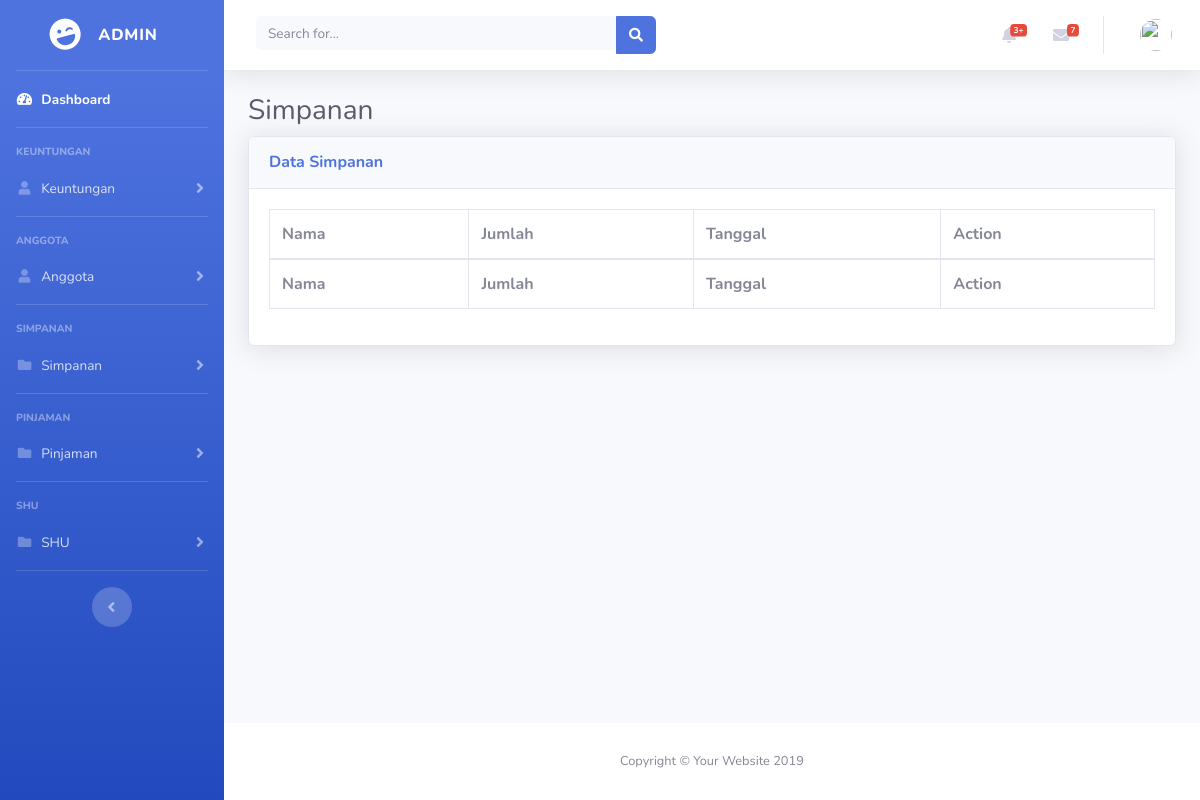
Before: /dashboard/data_simpanan with the older database file.
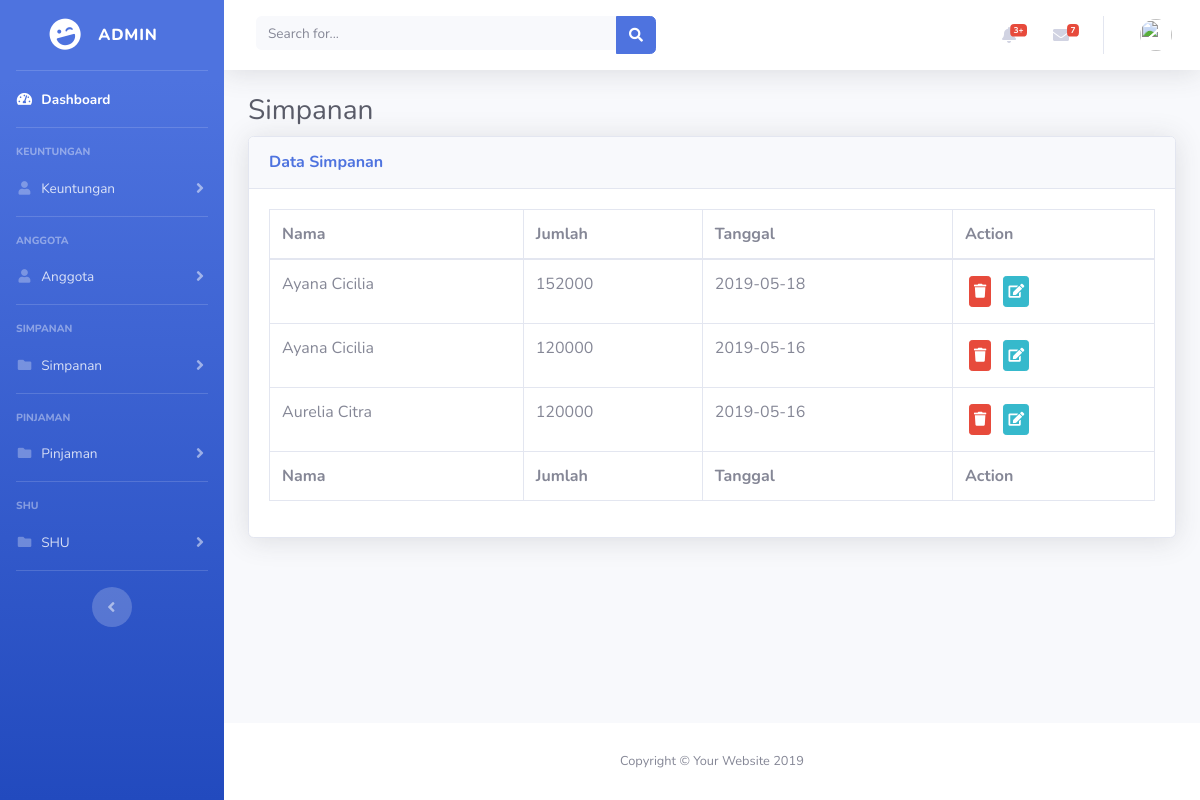
After: the same page with the newer database file.
### tables this page shows
CREATE TABLE IF NOT EXISTS `simpanan` (
  `id` int(11) NOT NULL AUTO_INCREMENT,
  `id_simpanan` char(50) DEFAULT NULL,
  `id_anggota` char(50) DEFAULT NULL,
  `tanggal` date DEFAULT NULL,
  `jumlah` int(12) DEFAULT NULL,
  `status` tinyint(1) NOT NULL DEFAULT '0',
  KEY `Index 1` (`id`)
);

CREATE TABLE IF NOT EXISTS `anggota` (
  `id` int(11) NOT NULL AUTO_INCREMENT,
  `id_anggota` char(10) DEFAULT NULL,
  `username` char(50) DEFAULT NULL,
  `nama` varchar(225) NOT NULL,
  `password` char(50) DEFAULT NULL,
  `jenis_kelamin` char(1) DEFAULT NULL,
  `no_telpon` char(13) DEFAULT NULL,
  `alamat` text,
  `tanggal_gabung` timestamp NULL DEFAULT CURRENT_TIMESTAMP,
  `level` tinyint(1) DEFAULT NULL,
  `status` tinyint(1) DEFAULT NULL,
  `tanggal_lahir` date DEFAULT NULL,
  KEY `Index 1` (`id`,`username`)
);

### application/controllers/Dashboard.php (called while the page is built, shortened)
<?php
class Dashboard extends CI_Controller {
	public function __construct() {
		$this->load->library('session');
		$this->load->model('m_login','mdata');
	}
	public function data_simpanan() {
		$data['simpanan'] = $this->mdata->tampil_data_simpanan();
		$this->load->view('admin/simpanan/data',$data);
	}
}

### index.php (called while the page is built, shortened)
<?php
require_once BASEPATH.'core/CodeIgniter.php';

### application/models/m_login.php (called while the page is built, shortened)
<?php
class m_login extends CI_Model {
	public function tampil_data_simpanan() {
		$this->db->select('s.id, a.nama, s.jumlah, s.status, s.tanggal');
		$this->db->from('simpanan as s');
		$this->db->join('anggota as a','a.id_anggota = s.id_anggota');
		$sql = $this->db->get();
		if ($this->db->affected_rows() > 0) {
			return $sql->result();
		} else {
			return false;
		}
	}
}

### application/views/admin/simpanan/data.php (the view, shortened to what this page needs)
<!DOCTYPE html>
<html lang="en">
<head>
    <link href="<?=base_url()?>/admin/assets/vendor/fontawesome-free/css/all.min.css" rel="stylesheet"
        type="text/css" />
    <link href="<?=base_url()?>/admin/assets/css/sb-admin-2.min.css" rel="stylesheet" />
    <link href="<?=base_url()?>/admin/assets/vendor/datatables/dataTables.bootstrap4.min.css" rel="stylesheet" />
</head>
<body id="page-top">
    <div id="wrapper">
        <ul class="navbar-nav bg-gradient-primary sidebar sidebar-dark accordion" id="accordionSidebar">
            <a class="sidebar-brand d-flex align-items-center justify-content-center" href="./">
                <div class="sidebar-brand-icon rotate-n-15">
                    <i class="fas fa-laugh-wink"></i>
                </div>
                <div class="sidebar-brand-text mx-3">Admin</div>
            </a>
            <hr class="sidebar-divider my-0">
            <li class="nav-item active">
                <a class="nav-link" href="./">
                    <i class="fas fa-fw fa-tachometer-alt"></i>
                    <span>Dashboard</span></a>
            </li>
            <hr class="sidebar-divider">
            <div class="sidebar-heading">
                Keuntungan
            </div>
            <li class="nav-item">
                <a class="nav-link collapsed" href="#" data-toggle="collapse" data-target="#collapsekeuntungan"
                    aria-expanded="true" aria-controls="collapsekeuntungan">
                    <i class="fas fa-fw fa-user"></i>
                    <span>Keuntungan</span>
                </a>
            </li>
            <hr class="sidebar-divider">
            <div class="sidebar-heading">
                Anggota
            </div>
            <li class="nav-item">
                <a class="nav-link collapsed" href="#" data-toggle="collapse" data-target="#collapseanggota"
                    aria-expanded="true" aria-controls="collapseanggota">
                    <i class="fas fa-fw fa-user"></i>
                    <span>Anggota</span>
                </a>
            </li>
            <hr class="sidebar-divider">
            <div class="sidebar-heading">
                Simpanan
            </div>
            <li class="nav-item">
                <a class="nav-link collapsed" href="#" data-toggle="collapse" data-target="#collpasesimpanan"
                    aria-expanded="true" aria-controls="collpasesimpanan">
                    <i class="fas fa-fw fa-folder"></i>
                    <span>Simpanan</span>
                </a>
            </li>
            <hr class="sidebar-divider">
            <div class="sidebar-heading">
                Pinjaman
            </div>
            <li class="nav-item">
                <a class="nav-link collapsed" href="#" data-toggle="collapse" data-target="#collpasepinjaman"
                    aria-expanded="true" aria-controls="collpasepinjaman">
                    <i class="fas fa-fw fa-folder"></i>
                    <span>Pinjaman</span>
                </a>
            </li>
            <hr class="sidebar-divider">
            <div class="sidebar-heading">
                SHU
            </div>
            <li class="nav-item">
                <a class="nav-link collapsed" href="#" data-toggle="collapse" data-target="#collpaseshu"
                    aria-expanded="true" aria-controls="collpaseshu">
                    <i class="fas fa-fw fa-folder"></i>
                    <span>SHU</span>
                </a>
            </li>
            <hr class="sidebar-divider d-none d-md-block">
            <div class="text-center d-none d-md-inline">
                <button class="rounded-circle border-0" id="sidebarToggle"></button>
            </div>
        </ul>
        <div id="content-wrapper" class="d-flex flex-column">
            <div id="content">
                <nav class="navbar navbar-expand navbar-light bg-white topbar mb-4 static-top shadow">
                    <form
                        class="d-none d-sm-inline-block form-inline mr-auto ml-md-3 my-2 my-md-0 mw-100 navbar-search">
                        <div class="input-group">
                            <input type="text" class="form-control bg-light border-0 small" placeholder="Search for..."
                                aria-label="Search" aria-describedby="basic-addon2">
                            <div class="input-group-append">
                                <button class="btn btn-primary" type="button">
                                    <i class="fas fa-search fa-sm"></i>
                                </button>
                            </div>
                        </div>
                    </form>
                    <ul class="navbar-nav ml-auto">
                        <li class="nav-item dropdown no-arrow mx-1">
                            <a class="nav-link dropdown-toggle" href="#" id="alertsDropdown" role="button"
                                data-toggle="dropdown" aria-haspopup="true" aria-expanded="false">
                                <i class="fas fa-bell fa-fw"></i>
                                <span class="badge badge-danger badge-counter">3+</span>
                            </a>
                        </li>
                        <li class="nav-item dropdown no-arrow mx-1">
                            <a class="nav-link dropdown-toggle" href="#" id="messagesDropdown" role="button"
                                data-toggle="dropdown" aria-haspopup="true" aria-expanded="false">
                                <i class="fas fa-envelope fa-fw"></i>
                                <span class="badge badge-danger badge-counter">7</span>
                            </a>
                        </li>
                        <li class="nav-item dropdown no-arrow">
                            <a class="nav-link dropdown-toggle" href="#" id="userDropdown" role="button"
                                data-toggle="dropdown" aria-haspopup="true" aria-expanded="false">
                                <img class="img-profile rounded-circle"
                                    src="https://source.unsplash.com/QAB-WJcbgJk/60x60">
                            </a>
                        </li>
                    </ul>
                </nav>
                <div class="container-fluid">
                    <h1 class="h3 mb-2 text-gray-800">Simpanan</h1>
                    <div class="card shadow mb-4">
                        <div class="card-header py-3">
                            <h6 class="m-0 font-weight-bold text-primary">Data Simpanan</h6>
                        </div>
                        <div class="card-body">
                            <div class="table-responsive">
                                <table class="table table-bordered" id="dataTable" width="100%" cellspacing="0">
                                    <thead>
                                        <tr>
                                            <th>Nama</th>
                                            <th>Jumlah</th>
                                            <th>Tanggal</th>
                                            <th>Action</th>
                                        </tr>
                                    </thead>
                                    <tfoot>
                                        <tr>
                                            <th>Nama</th>
                                            <th>Jumlah</th>
                                            <th>Tanggal</th>
                                            <th>Action</th>
                                        </tr>
                                    </tfoot>
                                    <tbody>
                                        <?php
                                        if ($simpanan != false) {foreach($simpanan as $row) {
                      ?>
                                        <tr>
                                            <td><?=$row->nama?></td>
                                            <td><?=$row->jumlah?></td>
                                            <td><?=$row->tanggal?></td>
                                            <td>
                                                <a href="<?php echo base_url('dashboard/hapus_simpanan/').$row->id;?>"
                                                    class="btn btn-sm btn-danger p-1 m-1"><i
                                                        class="fa fa-trash"></i></a>
                                                <button class="btn btn-sm btn-info p-1 m-1 editData"
                                                    data="<?=$row->id?>" data-toggle="modal" data-target="#modelId"><i
                                                        class="fa fa-edit"></i></button>
                                            </td>
                                        </tr>
                                        <?php } }?>
                                    </tbody>
                                </table>
                            </div>
                        </div>
                    </div>
                </div>
            </div>
            <footer class="sticky-footer bg-white">
                <div class="container my-auto">
                    <div class="copyright text-center my-auto">
                        <span>Copyright &copy; Your Website 2019</span>
                    </div>
                </div>
            </footer>
        </div>
    </div>
</body>
</html>

Changed rows visible on the page:
added simpanan: anggota.nama "Ayana Cicilia", jumlah "152000", tanggal "2019-05-18"
added simpanan: anggota.nama "Ayana Cicilia", jumlah "120000", tanggal "2019-05-16"
added simpanan: anggota.nama "Aurelia Citra", jumlah "120000", tanggal "2019-05-16"
